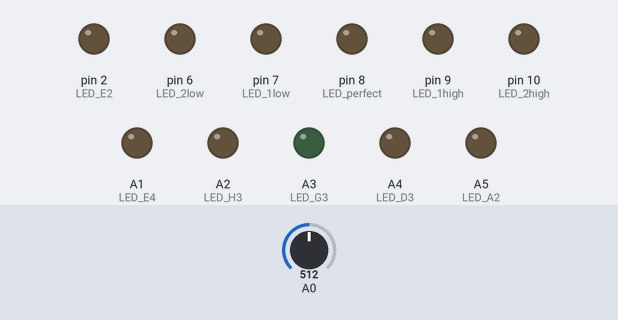
Bench run of a program on a simulated Arduino Uno, built with avr-gcc and run on an emulated ATmega328P. On the bench: output pins drawn as LEDs (lit = HIGH). The test bench sets the inputs (shaded band); at power-on: A0 = 512.

Above: at 1.1 s.
Timing chart, 0 to 2.6 s (numbered marks = the images above):
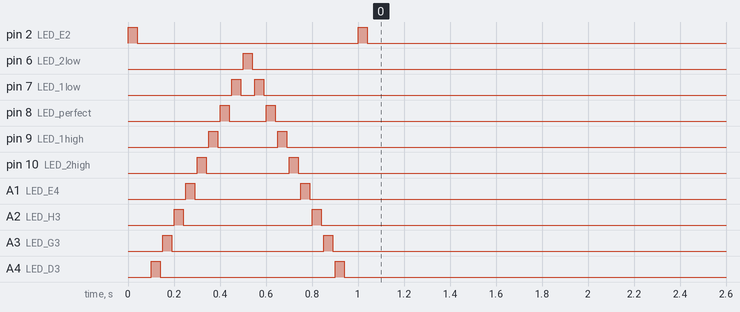

The program:

main.cpp
```cpp
// Joel Asper, Marek Landert
// 07.05.2021

#include "arduinoFFT.h"

#define SAMPLES 128             //SAMPLES-pt FFT. Must be a base 2 number. Max 128 for Arduino Uno.
#define SAMPLING_FREQUENCY 2048 //Ts = Based on Nyquist, must be 2 times the highest expected frequency.
#define SCL_FREQUENCY 0x02

const double Cor = 0.9822;      // Korrekurfaktor für peak-Frequenz

// tone frequencies of an accoustic guitar
const double FreqE2 = 82.41;
const double FreqA2 = 110.00;
const double FreqD3 = 146.83;
const double FreqG3 = 196.00;
const double FreqH3 = 246.94;
const double FreqE4 = 329.63;

// LED pins
static const uint8_t NotenPins[] = {PD2, A5, A4, A3, A2, A1};
const uint8_t LED_E2 = PD2;
const uint8_t LED_A2 = A5;
const uint8_t LED_D3 = A4;
const uint8_t LED_G3 = A3;
const uint8_t LED_H3 = A2;
const uint8_t LED_E4 = A1;

static const uint8_t LEDPins[] = {10, 9, 8, 7, 6};
const uint8_t LED_2high = 10;
const uint8_t LED_1high = 9;
const uint8_t LED_perfect = 8;
const uint8_t LED_1low = 7;
const uint8_t LED_2low = 6;


// Stimmbereiche
const double LowerFac = 0.92;
const double HigherFac = 1.08;

// Bereich für korrekt gestimmte Gitarre
const double PerfLow = 0.995;
const double PerfHigh = 1.005;


arduinoFFT FFT = arduinoFFT();

unsigned int samplingPeriod;
unsigned long microSeconds;

double vReal[SAMPLES]; //create vector of size SAMPLES to hold real values
double vImag[SAMPLES]; //create vector of size SAMPLES to hold imaginary values

void LEDaus(){ //gelbe LEDs aus
  for(int i = 0; i<6; i++){
      digitalWrite(NotenPins[i], LOW);
   }
}

// Genauigkeit der Töne bestimmen (rote/grüne LEDs)
void detect(double target, double peak){
  for(int i = 0; i<5; i++){
      digitalWrite(LEDPins[i], LOW);
  }

  if(LowerFac*target <= peak && peak < ((LowerFac+1)/2)*target){
    digitalWrite(LED_2low, HIGH);     // --
  }
  else if(((LowerFac+1)/2)*target <= peak && peak < ((1-(1-PerfLow)*3)*target)){
    digitalWrite(LED_1low, HIGH);     // -
  }
  else if(((1-(1-PerfLow)*3)*target) <= peak && peak < PerfLow*target){
    digitalWrite(LED_1low, HIGH);     // -
    digitalWrite(LED_perfect, HIGH);
  }

  else if(PerfLow*target <= peak && peak <= PerfHigh*target){
    digitalWrite(LED_perfect, HIGH);
  }

  else if(PerfHigh*target < peak && peak <= ((1+(PerfHigh-1)*3)*target)){
    digitalWrite(LED_1high, HIGH);   // +
    digitalWrite(LED_perfect, HIGH);
  }
  else if(((1+(PerfHigh-1)*3)*target) < peak && peak <= ((HigherFac+1)/2)*target){
    digitalWrite(LED_1high, HIGH);   // +
  }
  else if(((HigherFac+1)/2)*target < peak && peak <= HigherFac*target){
    digitalWrite(LED_2high, HIGH);   // ++
  }
  delay(20);
}

/*
void PrintVector(double *vData, uint16_t bufferSize, uint8_t scaleType){
  for (uint16_t i = 0; i < bufferSize; i++){
        double abscissa;
        abscissa = ((i * 1.0 * SAMPLING_FREQUENCY) / SAMPLES);
        Serial.print(abscissa, 2);
        if(scaleType==SCL_FREQUENCY)
          Serial.print("Hz");
        Serial.print(" ");
        Serial.println(vData[i], 4);
    }
    Serial.println();
}
*/

void setup(){
  // LED output pins
    pinMode(A5, OUTPUT);
    pinMode(A4, OUTPUT);
    pinMode(A3, OUTPUT);
    pinMode(A2, OUTPUT);
    pinMode(A1, OUTPUT);
    pinMode(10, OUTPUT);
    pinMode(9, OUTPUT);
    pinMode(8, OUTPUT);
    pinMode(7, OUTPUT);
    pinMode(6, OUTPUT);
    pinMode(PD2, OUTPUT);

    Serial.begin(115200); //Baud rate for the Serial Monitor
    samplingPeriod = round(1000000*(1.0/SAMPLING_FREQUENCY)); //Period in microseconds
    pinMode(A0, INPUT);

    // eimal dureblinke
    static const uint8_t pins[] = {PD2, A5, A4, A3, A2, A1, 10, 9, 8, 7, 6 };
    for(int j = 0; j < 1; j++){
      for(int i = 0; i<11; i++){
        digitalWrite(pins[i], HIGH);
        delay(40);
        digitalWrite(pins[i], LOW);
        delay(10);
      }

      for(int i = 9; i>=0; i--){
        digitalWrite(pins[i], HIGH);
        delay(40);
        digitalWrite(pins[i], LOW);
        delay(10);
      }
    }
}

void loop(){
    /*Sample SAMPLES times*/
    for(int i=0; i<SAMPLES; i++){
        microSeconds = micros();    //Returns the number of microseconds since the Arduino board began running the current script.

        vReal[i] = analogRead(A0); //Reads the value from analog pin 0 (A0), quantize it and save it as a real term.
        vImag[i] = 0; //Makes imaginary term 0 always

        /*remaining wait time between samples if necessary*/
        while(micros() < (microSeconds + samplingPeriod))
        {
          //do nothing
        }
    }

    /*Perform FFT on samples*/
    FFT.Windowing(vReal, SAMPLES, FFT_WIN_TYP_HAMMING, FFT_FORWARD);
    FFT.Compute(vReal, vImag, SAMPLES, FFT_FORWARD);
    FFT.ComplexToMagnitude(vReal, vImag, SAMPLES);

    // delete magnitude of low frequencies
    for(int i = 0; i < 4; i++){
      vReal[i]=0;
    }

    /*Find peak frequency and print peak*/
    double peak = FFT.MajorPeak(vReal, SAMPLES, SAMPLING_FREQUENCY);

    if(peak > 5){ // minimize bullshit
        peak = peak*Cor; // Correct peak frequency

    /* detect nearest string frequency */
        // E2
    if(vReal[10]>900 && vReal[11]>600){ //Magnitude at 160Hz & at 176Hz
      LEDaus();
      digitalWrite(LED_E2, HIGH);
      detect(FreqE2, peak/2);
    }


    // A2
    else if(LowerFac*FreqA2 < peak && peak < HigherFac*FreqA2){
      LEDaus();
      digitalWrite(LED_A2, HIGH);
      detect(FreqA2, peak);
    }

    // D3
    else if(LowerFac*FreqD3 < peak && peak < HigherFac*FreqD3){
      LEDaus();
      digitalWrite(LED_D3, HIGH);
      detect(FreqD3, peak);
    }

    // G3
    else if(LowerFac*FreqG3 < peak && peak < HigherFac*FreqG3){
      LEDaus();
      digitalWrite(LED_G3, HIGH);
      detect(FreqG3, peak);
    }

    // H3
    else if(LowerFac*FreqH3 < peak && peak < HigherFac*FreqH3){
      LEDaus();
      digitalWrite(LED_H3, HIGH);
      detect(FreqH3, peak);
    }

    // E4
    else if(LowerFac*FreqE4 < peak && peak < HigherFac*FreqE4){
      LEDaus();
      digitalWrite(LED_E4, HIGH);
      detect(FreqE4, peak);
    }

    // no clear frequency
    else{
      LEDaus();
      //rot/grüne LED aus
      for(int i = 0; i<5; i++){
      digitalWrite(LEDPins[i], LOW);
      }
    }
    delay(50);

    //Serial.println(peak);     //Print out the most dominant frequency.

    }

}
```
